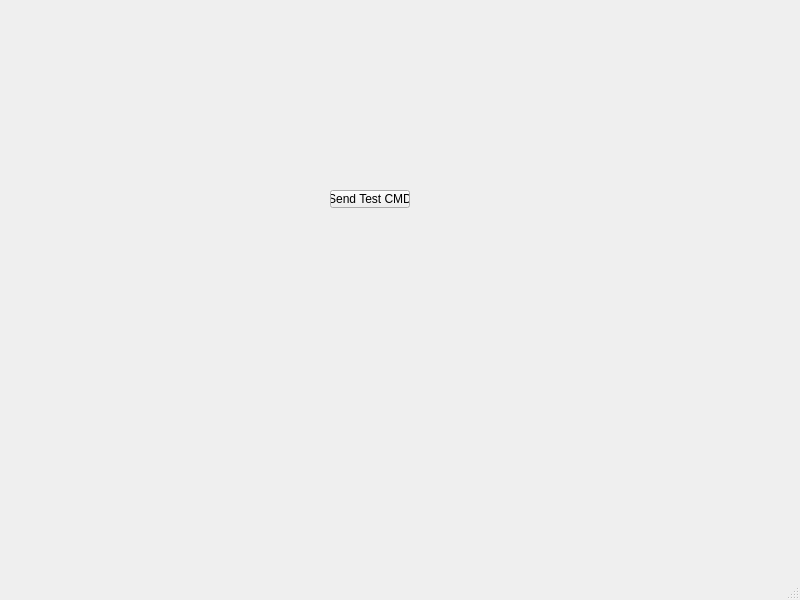
<?xml version="1.0" encoding="UTF-8"?>
<ui version="4.0">
 <class>MainWindow</class>
 <widget class="QMainWindow" name="MainWindow">
  <property name="geometry">
   <rect>
    <x>0</x>
    <y>0</y>
    <width>800</width>
    <height>600</height>
   </rect>
  </property>
  <property name="windowTitle">
   <string>MainWindow</string>
  </property>
  <widget class="QWidget" name="centralwidget">
   <widget class="QPushButton" name="testButton">
    <property name="geometry">
     <rect>
      <x>330</x>
      <y>190</y>
      <width>80</width>
      <height>18</height>
     </rect>
    </property>
    <property name="text">
     <string>Send Test CMD</string>
    </property>
   </widget>
  </widget>
  <widget class="QMenuBar" name="menubar">
   <property name="geometry">
    <rect>
     <x>0</x>
     <y>0</y>
     <width>800</width>
     <height>17</height>
    </rect>
   </property>
  </widget>
  <widget class="QStatusBar" name="statusbar"/>
 </widget>
 <resources/>
 <connections/>
</ui>
